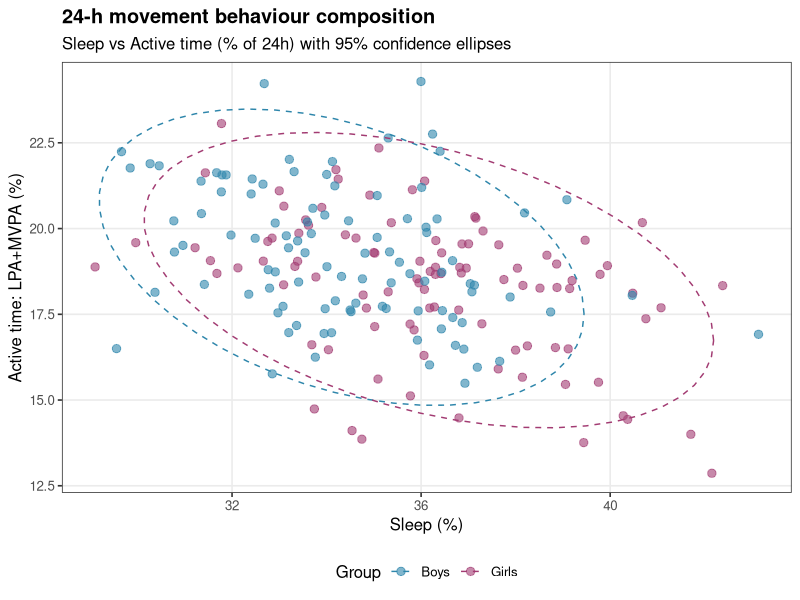

Write R code to recreate this figure.
# plots/plot_compositional_alternative.R
# Alternative to ternary plot (no ggtern required)

library(ggplot2)
library(tidyverse)

if (!file.exists("data/example_movement_data.csv")) {
  stop("Error: data/example_movement_data.csv not found.")
}

data <- read.csv("data/example_movement_data.csv")

# Calculate percentages
data <- data %>%
  mutate(
    active = lpa + mvpa,
    total = sleep + sedentary + active,
    sleep_pct = 100 * sleep / total,
    sed_pct = 100 * sedentary / total,
    active_pct = 100 * active / total
  )

# Create 2D compositional plot
p_comp <- ggplot(data, aes(x = sleep_pct, y = active_pct, color = group)) +
  geom_point(alpha = 0.6, size = 2.5) +
  stat_ellipse(level = 0.95, linetype = "dashed") +
  labs(
    title = "24-h movement behaviour composition",
    subtitle = "Sleep vs Active time (% of 24h) with 95% confidence ellipses",
    x = "Sleep (%)",
    y = "Active time: LPA+MVPA (%)",
    color = "Group"
  ) +
  theme_bw(base_size = 12) +
  theme(
    plot.title = element_text(face = "bold"),
    legend.position = "bottom",
    panel.grid.minor = element_blank()
  ) +
  scale_color_manual(values = c("#2E86AB", "#A23B72"))

if (!dir.exists("figures")) {
  dir.create("figures", recursive = TRUE)
}

ggsave("figures/compositional_2d_plot.png", p_comp, width = 7, height = 6, dpi = 300)
cat("✓ 2D compositional plot saved to figures/compositional_2d_plot.png\n")
